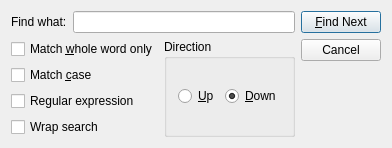
<?xml version="1.0" encoding="UTF-8"?>
<ui version="4.0">
 <class>FindDialogClass</class>
 <widget class="QDialog" name="FindDialogClass">
  <property name="geometry">
   <rect>
    <x>0</x>
    <y>0</y>
    <width>358</width>
    <height>144</height>
   </rect>
  </property>
  <property name="windowTitle">
   <string>Find</string>
  </property>
  <layout class="QHBoxLayout" name="horizontalLayout_4">
   <item>
    <layout class="QVBoxLayout" name="verticalLayout_3">
     <item>
      <layout class="QHBoxLayout" name="horizontalLayout">
       <item>
        <widget class="QLabel" name="label">
         <property name="text">
          <string>Find what:</string>
         </property>
        </widget>
       </item>
       <item>
        <widget class="QLineEdit" name="findWhat"/>
       </item>
      </layout>
     </item>
     <item>
      <layout class="QHBoxLayout" name="horizontalLayout_3">
       <item>
        <layout class="QVBoxLayout" name="verticalLayout_2">
         <item>
          <widget class="QCheckBox" name="wholeWord">
           <property name="text">
            <string>Match &amp;whole word only</string>
           </property>
          </widget>
         </item>
         <item>
          <widget class="QCheckBox" name="matchCase">
           <property name="text">
            <string>Match &amp;case</string>
           </property>
          </widget>
         </item>
         <item>
          <widget class="QCheckBox" name="regexp">
           <property name="text">
            <string>Regular expression</string>
           </property>
          </widget>
         </item>
         <item>
          <widget class="QCheckBox" name="wrap">
           <property name="text">
            <string>Wrap search</string>
           </property>
          </widget>
         </item>
        </layout>
       </item>
       <item>
        <widget class="QGroupBox" name="direction">
         <property name="sizePolicy">
          <sizepolicy hsizetype="Preferred" vsizetype="Preferred">
           <horstretch>0</horstretch>
           <verstretch>0</verstretch>
          </sizepolicy>
         </property>
         <property name="title">
          <string>Direction</string>
         </property>
         <layout class="QHBoxLayout" name="horizontalLayout_2">
          <item>
           <widget class="QRadioButton" name="up">
            <property name="text">
             <string>&amp;Up</string>
            </property>
           </widget>
          </item>
          <item>
           <widget class="QRadioButton" name="down">
            <property name="text">
             <string>&amp;Down</string>
            </property>
            <property name="checked">
             <bool>true</bool>
            </property>
           </widget>
          </item>
         </layout>
        </widget>
       </item>
      </layout>
     </item>
     <item>
      <spacer name="verticalSpacer_2">
       <property name="orientation">
        <enum>Qt::Vertical</enum>
       </property>
       <property name="sizeHint" stdset="0">
        <size>
         <width>20</width>
         <height>40</height>
        </size>
       </property>
      </spacer>
     </item>
    </layout>
   </item>
   <item>
    <layout class="QVBoxLayout" name="verticalLayout">
     <item>
      <widget class="QPushButton" name="findNext">
       <property name="text">
        <string>&amp;Find Next</string>
       </property>
       <property name="default">
        <bool>true</bool>
       </property>
      </widget>
     </item>
     <item>
      <widget class="QPushButton" name="cancel">
       <property name="text">
        <string>Cancel</string>
       </property>
      </widget>
     </item>
     <item>
      <spacer name="verticalSpacer">
       <property name="orientation">
        <enum>Qt::Vertical</enum>
       </property>
       <property name="sizeHint" stdset="0">
        <size>
         <width>20</width>
         <height>40</height>
        </size>
       </property>
      </spacer>
     </item>
    </layout>
   </item>
  </layout>
 </widget>
 <layoutdefault spacing="6" margin="11"/>
 <resources/>
 <connections/>
</ui>
